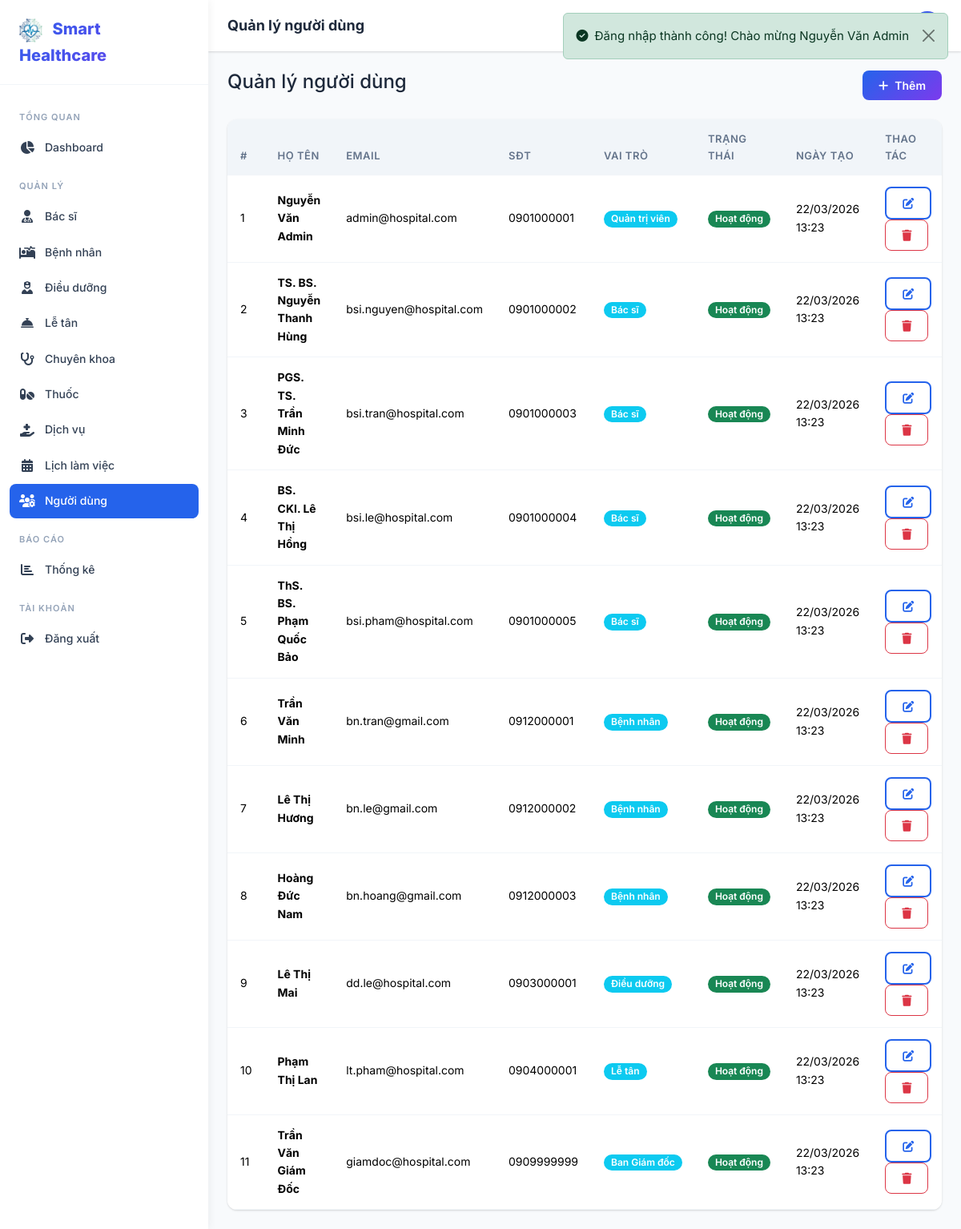
Page /admin/users (signed in) on the committed database.
### tables this page shows
CREATE TABLE users (
    id INT AUTO_INCREMENT PRIMARY KEY,
    role_id INT NOT NULL,
    email VARCHAR(255) NOT NULL UNIQUE,
    password VARCHAR(255) NOT NULL,
    full_name VARCHAR(255) NOT NULL,
    phone VARCHAR(20) DEFAULT NULL,
    avatar VARCHAR(500) DEFAULT NULL,
    status ENUM('active','inactive','banned') DEFAULT 'active',
    created_at TIMESTAMP DEFAULT CURRENT_TIMESTAMP,
    updated_at TIMESTAMP DEFAULT CURRENT_TIMESTAMP ON UPDATE CURRENT_TIMESTAMP,
    INDEX idx_users_email (email),
    INDEX idx_users_role (role_id),
    INDEX idx_users_status (status),
    FOREIGN KEY (role_id) REFERENCES roles(id) ON DELETE RESTRICT
);

CREATE TABLE roles (
    id INT AUTO_INCREMENT PRIMARY KEY,
    name VARCHAR(50) NOT NULL UNIQUE,
    display_name VARCHAR(100) NOT NULL,
    created_at TIMESTAMP DEFAULT CURRENT_TIMESTAMP
);

### app/controllers/AdminController.php (called while the page is built, shortened)
<?php
class AdminController extends Controller
{
    public function users(): void
    {
        $this->view('admin/users', [
            'title' => 'Quản lý người dùng',
            'users' => (new User())->allWithRole(),
        ], 'dashboard');
    }
}

### public/index.php (called while the page is built, shortened)
<?php
require_once APP_PATH . '/helpers/functions.php';
$url = isset($_GET['url']) ? rtrim($_GET['url'], '/') : '';
$router = new Router();
$router->dispatch($url);

### app/core/Model.php (called while the page is built, shortened)
<?php
class Model
{
    protected static ?PDO $db = null;
    public static function setDatabase(PDO $pdo): void
    {
        self::$db = $pdo;
    }
    protected function db(): PDO
    {
        return self::$db;
    }
    public function query(string $sql, array $params = []): array
    {
        $stmt = $this->db()->prepare($sql);
        $stmt->execute($params);
        return $stmt->fetchAll();
    }
}

### app/models/User.php (called while the page is built, shortened)
<?php
class User extends Model
{
    public function allWithRole(): array
    {
        return $this->query(
            "SELECT u.*, r.name as role_name, r.display_name as role_display
             FROM users u JOIN roles r ON u.role_id = r.id
             ORDER BY u.created_at DESC"
        );
    }
}

### app/views/admin/users.php (the view)
<div class="d-flex justify-content-between align-items-center mb-4"><h4>Quản lý người dùng</h4><a href="<?= url('/admin/users/create') ?>" class="btn btn-gradient"><i class="fas fa-plus me-2"></i>Thêm</a></div>
<div class="table-custom"><div class="table-responsive"><table class="table">
    <thead><tr><th>#</th><th>Họ tên</th><th>Email</th><th>SĐT</th><th>Vai trò</th><th>Trạng thái</th><th>Ngày tạo</th><th>Thao tác</th></tr></thead>
    <tbody>
        <?php foreach ($users as $i => $u): ?>
        <tr><td><?= $i+1 ?></td><td><strong><?= e($u['full_name']) ?></strong></td><td><?= e($u['email']) ?></td><td><?= e($u['phone'] ?? '') ?></td>
        <td><span class="badge bg-info"><?= e($u['role_display'] ?? $u['role_name']) ?></span></td><td><?= status_badge($u['status']) ?></td><td><?= format_datetime($u['created_at']) ?></td>
        <td><a href="<?= url('/admin/users/edit/'.$u['id']) ?>" class="btn btn-sm btn-outline-primary"><i class="fas fa-edit"></i></a> <a href="<?= url('/admin/users/delete/'.$u['id']) ?>" class="btn btn-sm btn-outline-danger" onclick="return confirm('Xóa?')"><i class="fas fa-trash"></i></a></td></tr>
        <?php endforeach; ?>
    </tbody>
</table></div></div>

### app/helpers/functions.php (shortened to what this page needs)
<?php
function e(?string $value): string
{
    return htmlspecialchars($value ?? '', ENT_QUOTES, 'UTF-8');
}
function url(string $path = ''): string
{
    return BASE_URL . $path;
}
function format_datetime(?string $datetime): string
{
    return date('d/m/Y H:i', strtotime($datetime));
}
function status_badge(string $status): string
{
    $map = [
        'active'      => ['Hoạt động', 'success'],
        'inactive'    => ['Ngừng', 'secondary'],
        'banned'      => ['Khóa', 'danger'],
        'pending'     => ['Chờ xử lý', 'warning'],
        'confirmed'   => ['Đã xác nhận', 'info'],
        'in_progress' => ['Đang khám', 'primary'],
        'completed'   => ['Hoàn thành', 'success'],
        'cancelled'   => ['Đã hủy', 'danger'],
        'dispensed'   => ['Đã cấp', 'success'],
        'failed'      => ['Thất bại', 'danger'],
        'refunded'    => ['Hoàn tiền', 'warning'],
    ];
    $info = $map[$status] ?? [$status, 'secondary'];
    return '<span class="badge bg-' . $info[1] . '">' . $info[0] . '</span>';
}

### app/core/Router.php (shortened to what this page needs)
<?php
class Router
{
    private array $routes = [];
    private function addRoute(string $method, string $uri, string $action): void
    {
        $pattern = preg_replace('/\{([a-zA-Z_]+)\}/', '(?P<$1>[^/]+)', $uri);
        $pattern = '#^' . $pattern . '$#';
        $this->routes[] = [
            'method'  => $method,
            'pattern' => $pattern,
            'action'  => $action,
        ];
    }
    public function dispatch(string $url): void
    {
        $method = $_SERVER['REQUEST_METHOD'];
        foreach ($this->routes as $route) {
            if ($route['method'] !== $method) continue;
            if (preg_match($route['pattern'], $url, $matches)) {
                $params = array_filter($matches, 'is_string', ARRAY_FILTER_USE_KEY);
                [$controllerName, $actionName] = explode('@', $route['action']);
                $controller = new $controllerName();
                call_user_func_array([$controller, $actionName], $params);
                return;
            }
        }
    }
}

### assets/css/style.css (style rules this page uses)
:root { --primary: #2563eb; --primary-dark: #1d4ed8; --primary-light: #dbeafe; --accent: #10b981; --accent-dark: #059669; --danger: #ef4444; --warning: #f59e0b; --info: #06b6d4; --dark: #1e293b; --dark-2: #334155; --gray: #64748b; --gray-light: #94a3b8; --light: #f1f5f9; --lighter: #f8fafc; --white: #ffffff; --shadow: 0 1px 3px rgba(0,0,0,.1), 0 1px 2px rgba(0,0,0,.06); --shadow-md: 0 4px 6px rgba(0,0,0,.07), 0 2px 4px rgba(0,0,0,.06); --shadow-lg: 0 10px 15px rgba(0,0,0,.1), 0 4px 6px rgba(0,0,0,.05); --radius: 0.75rem; --radius-sm: 0.5rem; --sidebar-width: 260px; --topbar-height: 64px; --transition: all 0.3s ease; --font: 'Inter', -apple-system, BlinkMacSystemFont, sans-serif; --gradient-primary: linear-gradient(135deg, #2563eb 0%, #7c3aed 100%); --gradient-accent: linear-gradient(135deg, #10b981 0%, #06b6d4 100%); --gradient-hero: linear-gradient(135deg, #1e3a8a 0%, #7c3aed 50%, #2563eb 100%); }
* { margin: 0; padding: 0; box-sizing: border-box; }
body { font-family: var(--font); font-size: 0.9375rem; color: var(--dark); background: var(--lighter); line-height: 1.6; -webkit-font-smoothing: antialiased; }
a { color: var(--primary); text-decoration: none; transition: var(--transition); }
.table-custom { border-radius: var(--radius); overflow: hidden; box-shadow: var(--shadow); background: var(--white); }
.table-custom .table { margin: 0; }
.table-custom .table thead th { background: var(--light); font-weight: 600; font-size: 0.8125rem; text-transform: uppercase; letter-spacing: 0.5px; color: var(--gray); border: none; padding: 0.875rem 1rem; }
.table-custom .table td { padding: 0.875rem 1rem; vertical-align: middle; border-color: var(--light); font-size: 0.875rem; }
.btn { border-radius: var(--radius-sm); font-weight: 600; font-size: 0.875rem; padding: 0.5rem 1.25rem; transition: var(--transition); }
.btn-gradient { background: var(--gradient-primary); color: #fff; border: none; }
.btn-outline-primary { border: 2px solid var(--primary); color: var(--primary); }
.badge { font-weight: 600; font-size: 0.75rem; padding: 0.35em 0.75em; border-radius: 50px; }

### rows in the picture
users: full_name "Nguyễn Văn Admin", email "admin@hospital.com", phone "0901000001", role.display_name "Quản trị viên", status "Hoạt động", created_at "22/03/2026 13:23"
users: full_name "TS. BS. Nguyễn Thanh Hùng", email "bsi.nguyen@hospital.com", phone "0901000002", role.display_name "Bác sĩ", status "Hoạt động", created_at "22/03/2026 13:23"
users: full_name "PGS. TS. Trần Minh Đức", email "bsi.tran@hospital.com", phone "0901000003", role.display_name "Bác sĩ", status "Hoạt động", created_at "22/03/2026 13:23"
users: full_name "BS. CKI. Lê Thị Hồng", email "bsi.le@hospital.com", phone "0901000004", role.display_name "Bác sĩ", status "Hoạt động", created_at "22/03/2026 13:23"
users: full_name "ThS. BS. Phạm Quốc Bảo", email "bsi.pham@hospital.com", phone "0901000005", role.display_name "Bác sĩ", status "Hoạt động", created_at "22/03/2026 13:23"
users: full_name "Trần Văn Minh", email "bn.tran@gmail.com", phone "0912000001", role.display_name "Bệnh nhân", status "Hoạt động", created_at "22/03/2026 13:23"
users: full_name "Lê Thị Hương", email "bn.le@gmail.com", phone "0912000002", role.display_name "Bệnh nhân", status "Hoạt động", created_at "22/03/2026 13:23"
users: full_name "Hoàng Đức Nam", email "bn.hoang@gmail.com", phone "0912000003", role.display_name "Bệnh nhân", status "Hoạt động", created_at "22/03/2026 13:23"
users: full_name "Lê Thị Mai", email "dd.le@hospital.com", phone "0903000001", role.display_name "Điều dưỡng", status "Hoạt động", created_at "22/03/2026 13:23"
users: full_name "Phạm Thị Lan", email "lt.pham@hospital.com", phone "0904000001", role.display_name "Lễ tân", status "Hoạt động", created_at "22/03/2026 13:23"
users: full_name "Trần Văn Giám Đốc", email "giamdoc@hospital.com", phone "0909999999", role.display_name "Ban Giám đốc", status "Hoạt động", created_at "22/03/2026 13:23"
